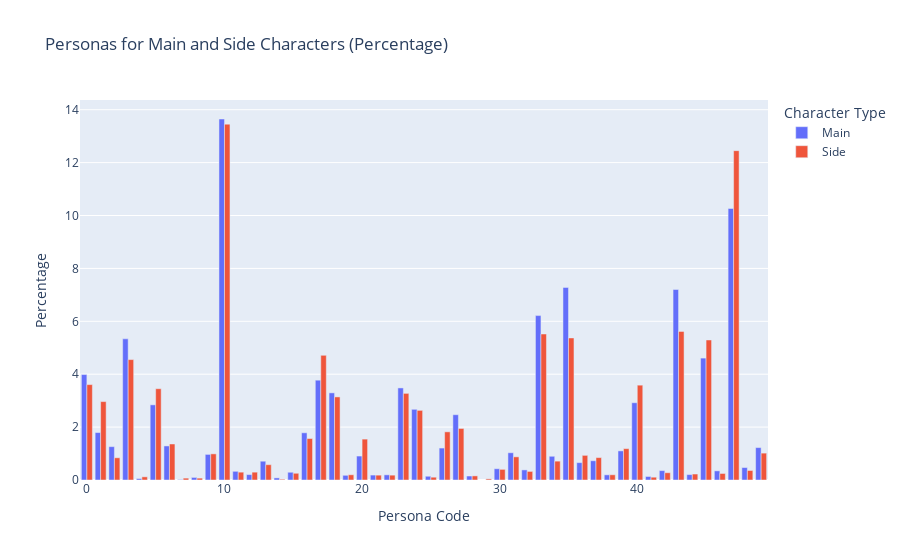

Notebook code cell kept with this figure:
### Code cell
import pandas as pd
import matplotlib.pyplot as plt
import plotly.express as px

final_persona_char_movie_role = pd.read_csv('../Data/final_persona_char_movie_role.csv')

# Calculate the total number of main and side characters
total_main_characters = final_persona_char_movie_role[final_persona_char_movie_role['character_type'] == 'main'].shape[0]
total_side_characters = final_persona_char_movie_role[final_persona_char_movie_role['character_type'] == 'side'].shape[0]

# Analyze the relationship between "persona_code" and "character_type"
persona_character_counts = final_persona_char_movie_role.groupby(['persona_code', 'character_type']).size().unstack()

# Calculate the percentages for each persona separately
persona_character_percentages_main = persona_character_counts['main'] / total_main_characters * 100
persona_character_percentages_side = persona_character_counts['side'] / total_side_characters * 100

# Combine the percentages for both main and side characters
combined_percentages = pd.concat([persona_character_percentages_main, persona_character_percentages_side], axis=1, keys=['Main', 'Side'])

# Reset index to prepare for Plotly
combined_percentages_reset = combined_percentages.reset_index()

# Melt the DataFrame for Plotly
melted_df = pd.melt(combined_percentages_reset, id_vars='persona_code', var_name='Character Type', value_name='Percentage')

# Create an interactive grouped bar plot with Plotly Express
fig = px.bar(
    melted_df,
    x='persona_code',
    y='Percentage',
    color='Character Type',
    barmode='group',
    title='Personas for Main and Side Characters (Percentage)',
    labels={'Percentage': 'Percentage', 'persona_code': 'Persona Code'},
)

# Show the plot
fig.show()

### Figure 1 — Plotly figure (JSON) as saved in the notebook; plotly's stock layout.template omitted (floating-point values rounded to 4 significant figures)
{"data": [{"alignmentgroup": "True", "hovertemplate": "Character Type=Main<br>Persona Code=%{x}<br>Percentage=%{y}<extra></extra>", "legendgroup": "Main", "marker": {"color": "#636efa", "pattern": {"shape": ""}}, "name": "Main", "offsetgroup": "Main", "orientation": "v", "showlegend": true, "textposition": "auto", "type": "bar", "x": [0, 1, 2, 3, 4, 5, 6, 7, 8, 9, 10, 11, 12, 13, 14, 15, 16, 17, 18, 19, 20, 21, 22, 23, 24, 25, 26, 27, 28, 29, 30, 31, 32, 33, 34, 35, 36, 37, 38, 39, 40, 41, 42, 43, 44, 45, 46, 47, 48, 49], "xaxis": "x", "y": [3.987, 1.794, 1.261, 5.337, 0.05328, 2.842, 1.288, 0.01776, 0.09768, 0.9679, 13.65, 0.3286, 0.2042, 0.7104, 0.07992, 0.293, 1.785, 3.774, 3.295, 0.1776, 0.9058, 0.1865, 0.1954, 3.481, 2.673, 0.1421, 1.208, 2.469, 0.151, null, 0.4262, 1.03, 0.3818, 6.216, 0.8969, 7.282, 0.6571, 0.7282, 0.1954, 1.101, 2.922, 0.1332, 0.3552, 7.202, 0.2042, 4.609, 0.3463, 10.27, 0.4707, 1.225], "yaxis": "y"}, {"alignmentgroup": "True", "hovertemplate": "Character Type=Side<br>Persona Code=%{x}<br>Percentage=%{y}<extra></extra>", "legendgroup": "Side", "marker": {"color": "#EF553B", "pattern": {"shape": ""}}, "name": "Side", "offsetgroup": "Side", "orientation": "v", "showlegend": true, "textposition": "auto", "type": "bar", "x": [0, 1, 2, 3, 4, 5, 6, 7, 8, 9, 10, 11, 12, 13, 14, 15, 16, 17, 18, 19, 20, 21, 22, 23, 24, 25, 26, 27, 28, 29, 30, 31, 32, 33, 34, 35, 36, 37, 38, 39, 40, 41, 42, 43, 44, 45, 46, 47, 48, 49], "xaxis": "x", "y": [3.607, 2.965, 0.84, 4.553, 0.12, 3.452, 1.362, 0.07059, 0.07059, 0.9882, 13.45, 0.2965, 0.2965, 0.5788, 0.02823, 0.2541, 1.567, 4.715, 3.141, 0.1976, 1.546, 0.1835, 0.1835, 3.275, 2.633, 0.1059, 1.821, 1.948, 0.1553, 0.04235, 0.4023, 0.8753, 0.3247, 5.52, 0.7129, 5.372, 0.9317, 0.847, 0.1976, 1.186, 3.586, 0.1059, 0.2753, 5.619, 0.2259, 5.294, 0.2471, 12.45, 0.36, 1.016], "yaxis": "y"}], "layout": {"barmode": "group", "legend": {"title": {"text": "Character Type"}, "tracegroupgap": 0}, "title": {"text": "Personas for Main and Side Characters (Percentage)"}, "xaxis": {"anchor": "y", "domain": [0, 1], "title": {"text": "Persona Code"}}, "yaxis": {"anchor": "x", "domain": [0, 1], "title": {"text": "Percentage"}}}}
